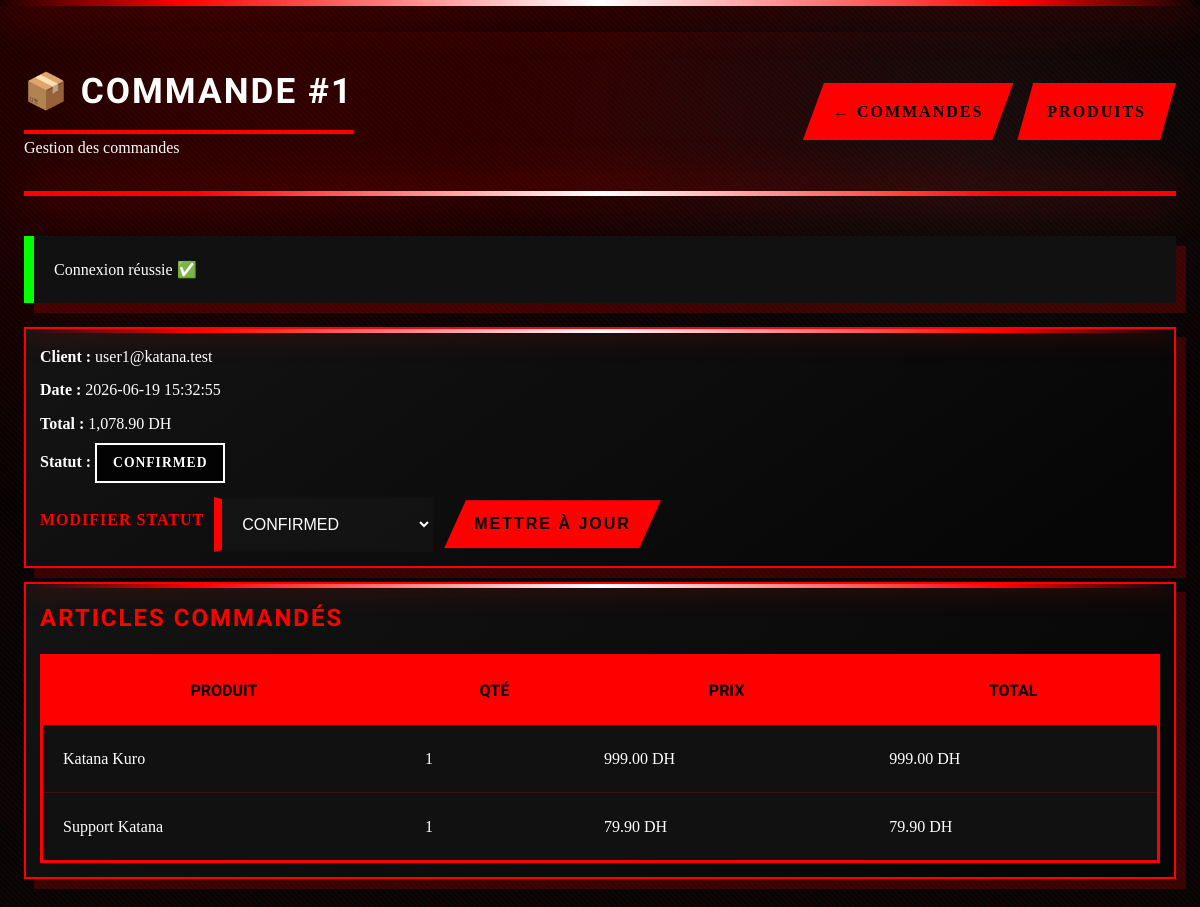
The app's page /php/admin/order_show.php?id=1 (signed in) with its own data.
### tables this page shows
CREATE TABLE orders (
  id INT AUTO_INCREMENT PRIMARY KEY,
  user_id INT NOT NULL,
  total DECIMAL(10,2) NOT NULL DEFAULT 0.00,
  status ENUM('PENDING','CONFIRMED','SHIPPED','CANCELLED') NOT NULL DEFAULT 'PENDING',
  created_at TIMESTAMP DEFAULT CURRENT_TIMESTAMP,
  CONSTRAINT fk_orders_user
    FOREIGN KEY (user_id) REFERENCES users(id)
    ON DELETE RESTRICT ON UPDATE CASCADE,
  CHECK (total >= 0)
);

CREATE TABLE users (
  id INT AUTO_INCREMENT PRIMARY KEY,
  email VARCHAR(190) NOT NULL UNIQUE,
  password_hash VARCHAR(255) NOT NULL,
  role ENUM('ROLE_USER','ROLE_ADMIN') NOT NULL DEFAULT 'ROLE_USER',
  created_at TIMESTAMP DEFAULT CURRENT_TIMESTAMP
);

CREATE TABLE order_items (
  id INT AUTO_INCREMENT PRIMARY KEY,
  order_id INT NOT NULL,
  product_id INT NOT NULL,
  quantity INT NOT NULL DEFAULT 1,
  unit_price DECIMAL(10,2) NOT NULL DEFAULT 0.00,
  line_total DECIMAL(10,2) NOT NULL DEFAULT 0.00,
  CONSTRAINT fk_items_order
    FOREIGN KEY (order_id) REFERENCES orders(id)
    ON DELETE CASCADE ON UPDATE CASCADE,
  CONSTRAINT fk_items_product
    FOREIGN KEY (product_id) REFERENCES products(id)
    ON DELETE RESTRICT ON UPDATE CASCADE,
  CHECK (quantity > 0),
  CHECK (unit_price >= 0),
  CHECK (line_total >= 0)
);

CREATE TABLE products (
  id INT AUTO_INCREMENT PRIMARY KEY,
  name VARCHAR(190) NOT NULL,
  description TEXT NULL,
  price DECIMAL(10,2) NOT NULL DEFAULT 0.00,
  stock INT NOT NULL DEFAULT 0,
  image VARCHAR(255) NULL,
  created_at TIMESTAMP DEFAULT CURRENT_TIMESTAMP,
  CHECK (stock >= 0),
  CHECK (price >= 0)
);

### php/includes/auth.php (called while the page is built, shortened)
<?php
if (!function_exists('get_flash')) {
    function get_flash(): ?array {
        $flash = $_SESSION['flash'];
        return $flash;
    }
}

### php/admin/order_show.php (the view, shortened to what this page needs)
<?php
require_once __DIR__ . "/../includes/auth.php";
$id = (int)($_GET['id'] ?? 0);
$stmt = $pdo->prepare("
  SELECT o.*, u.email
  FROM orders o
  JOIN users u ON u.id = o.user_id
  WHERE o.id = ?
");
$stmt->execute([$id]);
$order = $stmt->fetch(PDO::FETCH_ASSOC);
$stmt = $pdo->prepare("
  SELECT oi.quantity, oi.unit_price, oi.line_total, p.name
  FROM order_items oi
  JOIN products p ON p.id = oi.product_id
  WHERE oi.order_id = ?
");
$stmt->execute([$id]);
$items = $stmt->fetchAll(PDO::FETCH_ASSOC);
$flash = get_flash();
?>
<!doctype html>
<html lang="fr">
<head>
  <link rel="stylesheet" href="/mini-ecommerce/php/public/assets/style.css">
</head>
<body>
<div class="page">
  <div class="topbar">
    <div>
      <h2 style="margin:0;">📦 Commande #<?= (int)$id ?></h2>
      <div class="muted">Gestion des commandes</div>
    </div>
    <div class="actions">
      <a class="btn btn-soft" href="/mini-ecommerce/php/admin/orders.php">
        ← Commandes
      </a>
      <a class="btn btn-outline" href="/mini-ecommerce/php/admin/products.php">
        Produits
      </a>
    </div>
  </div>
  <?php if ($flash): ?>
    <div class="flash <?= htmlspecialchars($flash['type']) ?>">
      <?= htmlspecialchars($flash['msg']) ?>
    </div>
  <?php endif; ?>
  <div class="card" style="padding:14px;margin-top:14px;">
    <div style="display:grid;gap:6px;">
      <div><b>Client :</b> <?= htmlspecialchars($order['email']) ?></div>
      <div><b>Date :</b> <?= htmlspecialchars($order['created_at']) ?></div>
      <div><b>Total :</b> <?= number_format((float)$order['total'], 2) ?> DH</div>
      <div>
        <b>Statut :</b>
        <span class="status <?= strtolower($order['status']) ?>">
          <?= htmlspecialchars($order['status']) ?>
        </span>
      </div>
    </div>
    <form method="post" style="margin-top:14px;display:flex;gap:10px;flex-wrap:wrap;align-items:center;">
      <label class="muted"><b>Modifier statut</b></label>
      <select name="status" style="max-width:220px;">
        <?php foreach (['PENDING','CONFIRMED','SHIPPED','CANCELLED'] as $st): ?>
          <option value="<?= $st ?>" <?= $order['status'] === $st ? 'selected' : '' ?>>
            <?= $st ?>
          </option>
        <?php endforeach; ?>
      </select>
      <button class="btn btn-red" type="submit">
        Mettre à jour
      </button>
    </form>
  </div>
  <div class="card" style="padding:14px;margin-top:14px;">
    <h3 style="margin-top:0;">Articles commandés</h3>
    <table>
      <thead>
        <tr>
          <th>Produit</th>
          <th class="center">Qté</th>
          <th class="right">Prix</th>
          <th class="right">Total</th>
        </tr>
      </thead>
      <tbody>
        <?php foreach ($items as $it): ?>
          <tr>
            <td><?= htmlspecialchars($it['name']) ?></td>
            <td class="center"><?= (int)$it['quantity'] ?></td>
            <td class="right"><?= number_format((float)$it['unit_price'], 2) ?> DH</td>
            <td class="right"><?= number_format((float)$it['line_total'], 2) ?> DH</td>
          </tr>
        <?php endforeach; ?>
      </tbody>
    </table>
  </div>
</div>
</body>
</html>

### records on screen
orders: user.email "user1@katana.test", created_at "2026-06-19 15:32:55", total "1,078.90", status "CONFIRMED"
order_items: product.name "Katana Kuro", quantity "1", unit_price "999.00", line_total "999.00"
order_items: product.name "Support Katana", quantity "1", unit_price "79.90", line_total "79.90"

### other values on screen
$id "1"
$flash['msg'] "Connexion réussie ✅"
